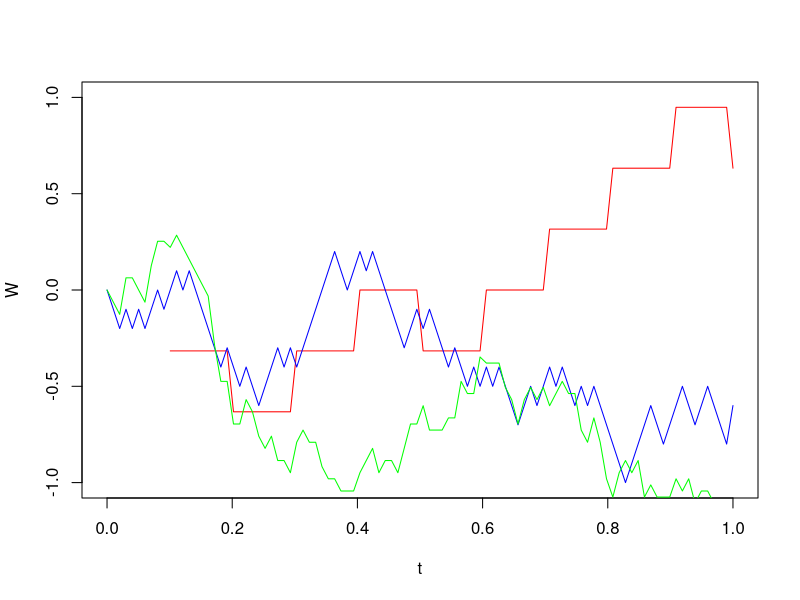

Recreate this plot in R.
#' ---
#' title: "Wiener process as the limit of a random walk"
#' author: "Vitaliy Pozdnyakov"
#' date: "January 2020"
#' output: pdf_document
#' ---

#' $$W(t) = \frac{S_{[nt]}}{\sqrt n}$$
#' where
#' $$S_n = X_1 + \dots + X_n$$
set.seed(1)
n <- 10
T <- 1
t <- seq(0, 1, length=100)
S <- cumsum(2*(runif(n)>0.5)-1)
W <- numeric(100)
for(i in (2:100))
  W[i] <- ifelse(t[i]*n > 0, S[t[i]*n] / sqrt(n), 0)
palette(rainbow(6))
plot(t, W, type = "l", ylim = c(-1, 1), col=palette()[1])

n <- 100
S <- cumsum(2*(runif(n)>0.5)-1)
W <- numeric(100)
for(i in (2:100))
  W[i] <- ifelse(t[i]*n > 0, S[t[i]*n] / sqrt(n), 0)
lines(t, W, col=palette()[5])

n <- 1000
S <- cumsum(2*(runif(n)>0.5)-1)
W <- numeric(100)
for(i in (2:100))
  W[i] <- ifelse(t[i]*n > 0, S[t[i]*n] / sqrt(n), 0)
lines(t, W, col=palette()[3])

